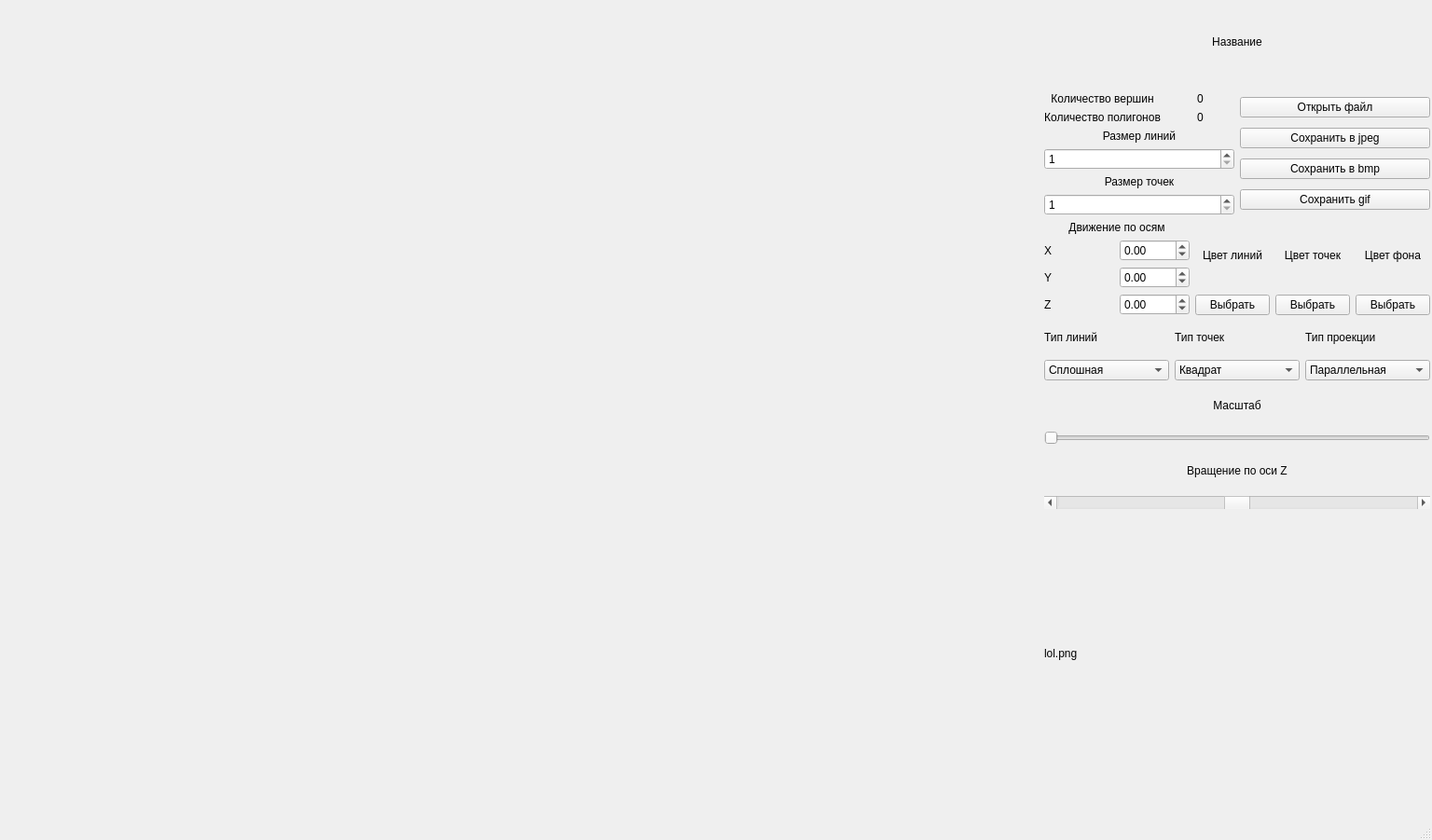
<?xml version="1.0" encoding="UTF-8"?>
<ui version="4.0">
 <class>MainWindow</class>
 <widget class="QMainWindow" name="MainWindow">
  <property name="geometry">
   <rect>
    <x>0</x>
    <y>0</y>
    <width>1536</width>
    <height>901</height>
   </rect>
  </property>
  <property name="windowTitle">
   <string>MainWindow</string>
  </property>
  <widget class="QWidget" name="centralwidget">
   <widget class="glView" name="widget" native="true">
    <property name="geometry">
     <rect>
      <x>0</x>
      <y>0</y>
      <width>1081</width>
      <height>851</height>
     </rect>
    </property>
   </widget>
   <widget class="QLabel" name="picture">
    <property name="geometry">
     <rect>
      <x>1120</x>
      <y>560</y>
      <width>411</width>
      <height>281</height>
     </rect>
    </property>
    <property name="lineWidth">
     <number>1</number>
    </property>
    <property name="text">
     <string>lol.png</string>
    </property>
   </widget>
   <widget class="QWidget" name="layoutWidget">
    <property name="geometry">
     <rect>
      <x>1120</x>
      <y>30</y>
      <width>414</width>
      <height>516</height>
     </rect>
    </property>
    <layout class="QGridLayout" name="gridLayout_14">
     <item row="0" column="0">
      <layout class="QGridLayout" name="gridLayout_13">
       <item row="1" column="0">
        <widget class="QLabel" name="FileName">
         <property name="text">
          <string/>
         </property>
         <property name="alignment">
          <set>Qt::AlignCenter</set>
         </property>
         <property name="wordWrap">
          <bool>true</bool>
         </property>
        </widget>
       </item>
       <item row="0" column="0">
        <widget class="QLabel" name="label_16">
         <property name="text">
          <string>Название</string>
         </property>
         <property name="alignment">
          <set>Qt::AlignCenter</set>
         </property>
        </widget>
       </item>
      </layout>
     </item>
     <item row="1" column="0">
      <layout class="QHBoxLayout" name="horizontalLayout">
       <item>
        <layout class="QVBoxLayout" name="verticalLayout_3">
         <item>
          <layout class="QGridLayout" name="gridLayout_7">
           <item row="0" column="0">
            <widget class="QLabel" name="label_6">
             <property name="text">
              <string>Количество вершин</string>
             </property>
             <property name="alignment">
              <set>Qt::AlignCenter</set>
             </property>
            </widget>
           </item>
           <item row="0" column="1">
            <widget class="QLabel" name="countVertex">
             <property name="text">
              <string>0</string>
             </property>
             <property name="alignment">
              <set>Qt::AlignCenter</set>
             </property>
            </widget>
           </item>
           <item row="1" column="0">
            <widget class="QLabel" name="label_7">
             <property name="text">
              <string>Количество полигонов</string>
             </property>
             <property name="alignment">
              <set>Qt::AlignCenter</set>
             </property>
            </widget>
           </item>
           <item row="1" column="1">
            <widget class="QLabel" name="countFacets">
             <property name="text">
              <string>0</string>
             </property>
             <property name="alignment">
              <set>Qt::AlignCenter</set>
             </property>
            </widget>
           </item>
          </layout>
         </item>
         <item>
          <layout class="QVBoxLayout" name="verticalLayout_2">
           <item>
            <layout class="QGridLayout" name="gridLayout">
             <item row="1" column="0">
              <widget class="QSpinBox" name="spinBox_sizeLine">
               <property name="minimum">
                <number>1</number>
               </property>
               <property name="maximum">
                <number>100</number>
               </property>
               <property name="singleStep">
                <number>1</number>
               </property>
               <property name="value">
                <number>1</number>
               </property>
              </widget>
             </item>
             <item row="0" column="0">
              <widget class="QLabel" name="label_4">
               <property name="text">
                <string>Размер линий</string>
               </property>
               <property name="alignment">
                <set>Qt::AlignCenter</set>
               </property>
              </widget>
             </item>
            </layout>
           </item>
           <item>
            <layout class="QGridLayout" name="gridLayout_2">
             <item row="0" column="0">
              <widget class="QLabel" name="label_3">
               <property name="text">
                <string>Размер точек</string>
               </property>
               <property name="alignment">
                <set>Qt::AlignCenter</set>
               </property>
              </widget>
             </item>
             <item row="1" column="0">
              <widget class="QSpinBox" name="spinBox_sizeDot">
               <property name="minimum">
                <number>1</number>
               </property>
               <property name="maximum">
                <number>100</number>
               </property>
              </widget>
             </item>
            </layout>
           </item>
          </layout>
         </item>
        </layout>
       </item>
       <item>
        <layout class="QVBoxLayout" name="verticalLayout">
         <item>
          <widget class="QPushButton" name="openButton">
           <property name="styleSheet">
            <string notr="true"/>
           </property>
           <property name="text">
            <string>Открыть файл</string>
           </property>
          </widget>
         </item>
         <item>
          <widget class="QPushButton" name="saveJPEG">
           <property name="text">
            <string>Сохранить в jpeg</string>
           </property>
          </widget>
         </item>
         <item>
          <widget class="QPushButton" name="saveBMP">
           <property name="text">
            <string>Сохранить в bmp</string>
           </property>
          </widget>
         </item>
         <item>
          <widget class="QPushButton" name="saveGIF">
           <property name="text">
            <string>Сохранить gif</string>
           </property>
          </widget>
         </item>
        </layout>
       </item>
      </layout>
     </item>
     <item row="2" column="0">
      <layout class="QHBoxLayout" name="horizontalLayout_3">
       <item>
        <layout class="QGridLayout" name="gridLayout_8">
         <item row="1" column="0">
          <widget class="QLabel" name="label_10">
           <property name="text">
            <string>X</string>
           </property>
          </widget>
         </item>
         <item row="2" column="0">
          <widget class="QLabel" name="label_11">
           <property name="text">
            <string>Y</string>
           </property>
          </widget>
         </item>
         <item row="1" column="1">
          <widget class="QDoubleSpinBox" name="doubleSpinBox_xMove">
           <property name="decimals">
            <number>2</number>
           </property>
           <property name="minimum">
            <double>-1000.000000000000000</double>
           </property>
           <property name="maximum">
            <double>1000.000000000000000</double>
           </property>
           <property name="singleStep">
            <double>0.100000000000000</double>
           </property>
          </widget>
         </item>
         <item row="2" column="1">
          <widget class="QDoubleSpinBox" name="doubleSpinBox_yMove">
           <property name="minimum">
            <double>-1000.000000000000000</double>
           </property>
           <property name="maximum">
            <double>1000.000000000000000</double>
           </property>
           <property name="singleStep">
            <double>0.100000000000000</double>
           </property>
           <property name="value">
            <double>0.000000000000000</double>
           </property>
          </widget>
         </item>
         <item row="3" column="0">
          <widget class="QLabel" name="label_12">
           <property name="text">
            <string>Z</string>
           </property>
          </widget>
         </item>
         <item row="3" column="1">
          <widget class="QDoubleSpinBox" name="doubleSpinBox_zMove">
           <property name="minimum">
            <double>-1000.000000000000000</double>
           </property>
           <property name="maximum">
            <double>1000.000000000000000</double>
           </property>
           <property name="singleStep">
            <double>0.100000000000000</double>
           </property>
           <property name="value">
            <double>0.000000000000000</double>
           </property>
          </widget>
         </item>
         <item row="0" column="0" colspan="2">
          <widget class="QLabel" name="label">
           <property name="text">
            <string>Движение по осям</string>
           </property>
           <property name="alignment">
            <set>Qt::AlignCenter</set>
           </property>
          </widget>
         </item>
        </layout>
       </item>
       <item>
        <layout class="QHBoxLayout" name="horizontalLayout_2">
         <item>
          <layout class="QGridLayout" name="gridLayout_10">
           <item row="0" column="0">
            <widget class="QLabel" name="label_8">
             <property name="text">
              <string>Цвет линий</string>
             </property>
             <property name="alignment">
              <set>Qt::AlignCenter</set>
             </property>
            </widget>
           </item>
           <item row="1" column="0">
            <widget class="QPushButton" name="linecolor">
             <property name="text">
              <string>Выбрать</string>
             </property>
            </widget>
           </item>
          </layout>
         </item>
         <item>
          <layout class="QGridLayout" name="gridLayout_11">
           <item row="0" column="0">
            <widget class="QLabel" name="label_9">
             <property name="text">
              <string>Цвет точек</string>
             </property>
             <property name="alignment">
              <set>Qt::AlignCenter</set>
             </property>
            </widget>
           </item>
           <item row="1" column="0">
            <widget class="QPushButton" name="dotcolor">
             <property name="text">
              <string>Выбрать</string>
             </property>
            </widget>
           </item>
          </layout>
         </item>
         <item>
          <layout class="QGridLayout" name="gridLayout_12">
           <item row="0" column="0">
            <widget class="QLabel" name="label_17">
             <property name="text">
              <string>Цвет фона</string>
             </property>
             <property name="alignment">
              <set>Qt::AlignCenter</set>
             </property>
            </widget>
           </item>
           <item row="1" column="0">
            <widget class="QPushButton" name="bckgcolor">
             <property name="text">
              <string>Выбрать</string>
             </property>
            </widget>
           </item>
          </layout>
         </item>
        </layout>
       </item>
      </layout>
     </item>
     <item row="3" column="0">
      <layout class="QHBoxLayout" name="horizontalLayout_4">
       <item>
        <layout class="QGridLayout" name="gridLayout_5">
         <item row="0" column="0">
          <widget class="QLabel" name="label_14">
           <property name="text">
            <string>Тип линий</string>
           </property>
          </widget>
         </item>
         <item row="1" column="0">
          <widget class="QComboBox" name="comboBox_LineType">
           <item>
            <property name="text">
             <string>Сплошная</string>
            </property>
           </item>
           <item>
            <property name="text">
             <string>Пунктир</string>
            </property>
           </item>
           <item>
            <property name="text">
             <string>Нет</string>
            </property>
           </item>
          </widget>
         </item>
        </layout>
       </item>
       <item>
        <layout class="QGridLayout" name="gridLayout_4">
         <item row="0" column="0">
          <widget class="QLabel" name="label_13">
           <property name="text">
            <string>Тип точек</string>
           </property>
          </widget>
         </item>
         <item row="1" column="0">
          <widget class="QComboBox" name="comboBox_PointType">
           <item>
            <property name="text">
             <string>Квадрат</string>
            </property>
           </item>
           <item>
            <property name="text">
             <string>Круг</string>
            </property>
           </item>
           <item>
            <property name="text">
             <string>Нет</string>
            </property>
           </item>
          </widget>
         </item>
        </layout>
       </item>
       <item>
        <layout class="QGridLayout" name="gridLayout_3">
         <item row="0" column="0">
          <widget class="QLabel" name="label_15">
           <property name="text">
            <string>Тип проекции</string>
           </property>
          </widget>
         </item>
         <item row="1" column="0">
          <widget class="QComboBox" name="comboBox_PlaneType">
           <item>
            <property name="text">
             <string>Параллельная</string>
            </property>
           </item>
           <item>
            <property name="text">
             <string>Центральная</string>
            </property>
           </item>
          </widget>
         </item>
        </layout>
       </item>
      </layout>
     </item>
     <item row="4" column="0">
      <layout class="QGridLayout" name="gridLayout_6">
       <item row="0" column="0">
        <widget class="QLabel" name="label_2">
         <property name="text">
          <string>Масштаб</string>
         </property>
         <property name="alignment">
          <set>Qt::AlignCenter</set>
         </property>
        </widget>
       </item>
       <item row="1" column="0">
        <widget class="QSlider" name="SliderSize">
         <property name="minimum">
          <number>1</number>
         </property>
         <property name="maximum">
          <number>1000</number>
         </property>
         <property name="singleStep">
          <number>1</number>
         </property>
         <property name="orientation">
          <enum>Qt::Horizontal</enum>
         </property>
        </widget>
       </item>
      </layout>
     </item>
     <item row="5" column="0">
      <layout class="QGridLayout" name="gridLayout_9">
       <item row="0" column="0">
        <widget class="QLabel" name="label_5">
         <property name="text">
          <string>Вращение по оси Z</string>
         </property>
         <property name="alignment">
          <set>Qt::AlignCenter</set>
         </property>
        </widget>
       </item>
       <item row="1" column="0">
        <widget class="QScrollBar" name="horizontalScrollBar_RotZ">
         <property name="minimum">
          <number>-94</number>
         </property>
         <property name="maximum">
          <number>94</number>
         </property>
         <property name="sliderPosition">
          <number>0</number>
         </property>
         <property name="orientation">
          <enum>Qt::Horizontal</enum>
         </property>
        </widget>
       </item>
      </layout>
     </item>
    </layout>
   </widget>
  </widget>
  <widget class="QMenuBar" name="menubar">
   <property name="geometry">
    <rect>
     <x>0</x>
     <y>0</y>
     <width>1536</width>
     <height>24</height>
    </rect>
   </property>
  </widget>
  <widget class="QStatusBar" name="statusbar"/>
 </widget>
 <customwidgets>
  <customwidget>
   <class>glView</class>
   <extends>QWidget</extends>
   <header>glview.h</header>
   <container>1</container>
  </customwidget>
 </customwidgets>
 <resources/>
 <connections/>
</ui>
